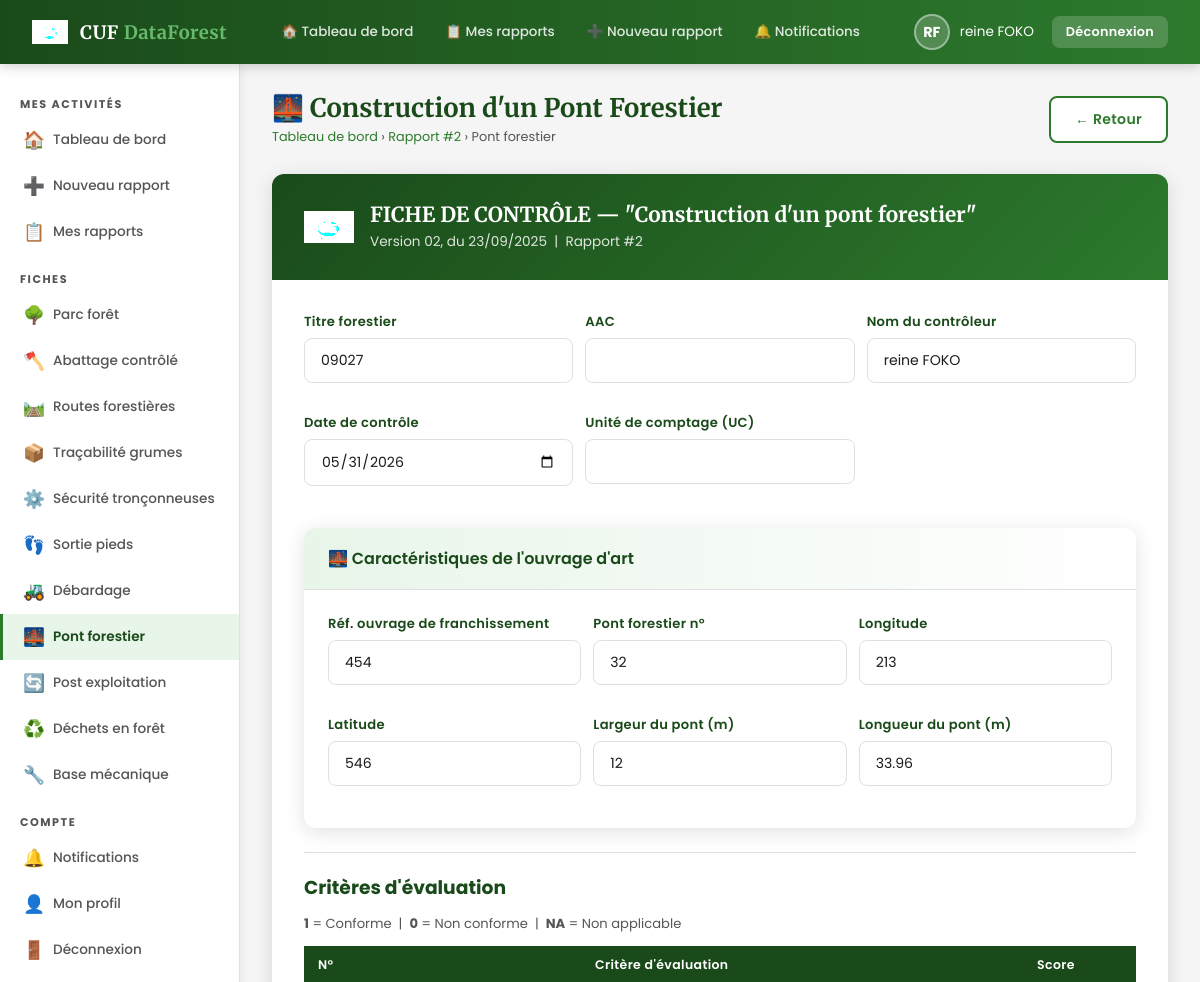
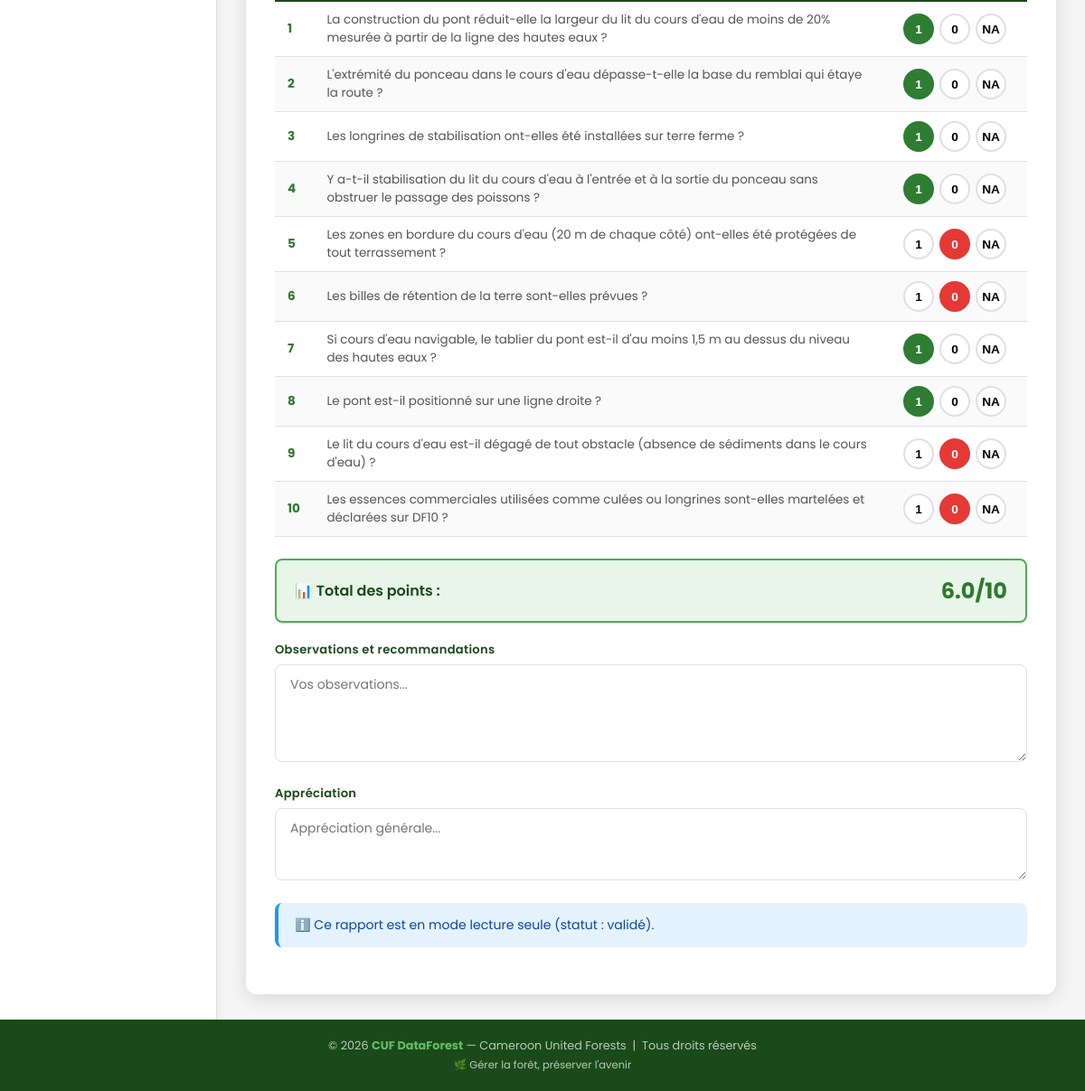
/pages/fiche_pont.php?rapport_id=2 (signed in), run on the app's committed database (2 pictures, top to bottom).
### tables this page shows
CREATE TABLE `rapports` (
  `id` int(11) NOT NULL,
  `controleur_id` int(11) NOT NULL,
  `titre` varchar(200) DEFAULT NULL,
  `titre_forestier` varchar(100) DEFAULT NULL,
  `aac` varchar(50) DEFAULT NULL,
  `date_rapport` date NOT NULL,
  `statut` enum('brouillon','soumis','validé','rejeté') DEFAULT 'brouillon',
  `avis_global` text DEFAULT NULL,
  `note_globale` decimal(5,2) DEFAULT NULL,
  `date_soumission` datetime DEFAULT NULL,
  `date_validation` datetime DEFAULT NULL,
  `admin_id` int(11) DEFAULT NULL,
  `commentaire_admin` text DEFAULT NULL,
  `pdf_path` varchar(255) DEFAULT NULL,
  `date_creation` datetime DEFAULT current_timestamp()
);

CREATE TABLE `fiche_pont_forestier` (
  `id` int(11) NOT NULL,
  `rapport_id` int(11) NOT NULL,
  `titre_forestier` varchar(100) DEFAULT NULL,
  `aac` varchar(50) DEFAULT NULL,
  `nom_controleur` varchar(100) DEFAULT NULL,
  `date_controle` date DEFAULT NULL,
  `uc` varchar(50) DEFAULT NULL,
  `ponts_json` text DEFAULT NULL,
  `observations` text DEFAULT NULL,
  `appreciation` text DEFAULT NULL,
  `c1` varchar(5) DEFAULT NULL,
  `c2` varchar(5) DEFAULT NULL,
  `c3` varchar(5) DEFAULT NULL,
  `c4` varchar(5) DEFAULT NULL,
  `c5` varchar(5) DEFAULT NULL,
  `c6` varchar(5) DEFAULT NULL,
  `c7` varchar(5) DEFAULT NULL,
  `c8` varchar(5) DEFAULT NULL,
  `c9` varchar(5) DEFAULT NULL,
  `c10` varchar(5) DEFAULT NULL,
  `total_points` decimal(5,2) DEFAULT NULL
);

### pages/fiche_pont.php (the view, shortened to what this page needs)
<?php
$db = getDB();
$rid = (int)($_GET['rapport_id'] ?? 0);
$stmt = $db->prepare("SELECT * FROM rapports WHERE id=?");
$stmt->bind_param('i', $rid);
$stmt->execute();
$rapport = $stmt->get_result()->fetch_assoc();
$existing = $db->query("SELECT * FROM fiche_pont_forestier WHERE rapport_id=$rid")->fetch_assoc();
$pont_info = [];
if ($existing && !empty($existing['ponts_json'])) {
    $pont_info = json_decode($existing['ponts_json'], true) ?? [];
}
include '../includes/header.php';
function vpt($e, $f, $def = '') { return htmlspecialchars($e[$f] ?? $def); }
function svpt($e, $f) { return $e[$f] ?? ''; }
function vpi($pi, $f, $def = '') { return htmlspecialchars($pi[$f] ?? $def); }
?>
<div class="page-header">
    <div>
        <h1 class="page-title">🌉 Construction d'un Pont Forestier</h1>
        <div class="breadcrumb">
            <a href="../dashboard_controleur.php">Tableau de bord</a> ›
            <a href="rapport_edit.php?id=<?= $rid ?>">Rapport #<?= $rid ?></a> › Pont forestier
        </div>
    </div>
    <a href="rapport_edit.php?id=<?= $rid ?>" class="btn btn-secondary">← Retour</a>
</div>
<form method="POST" class="fiche-form-container fade-in">
<div class="fiche-form-header">
    <img src="../images/logo.png" alt="CUF"/>
    <div>
        <h2>FICHE DE CONTRÔLE — "Construction d'un pont forestier"</h2>
        <p>Version 02, du 23/09/2025 &nbsp;|&nbsp; Rapport #<?= $rid ?></p>
    </div>
</div>
<div class="fiche-form-body">
    <div class="form-row-3 mb-3">
        <div class="form-group">
            <label>Titre forestier</label>
            <input type="text" name="titre_forestier" class="form-control"
                value="<?= vpt($existing, 'titre_forestier', $rapport['titre_forestier'] ?? '') ?>"/>
        </div>
        <div class="form-group">
            <label>AAC</label>
            <input type="text" name="aac" class="form-control"
                value="<?= vpt($existing, 'aac', $rapport['aac'] ?? '') ?>"/>
        </div>
        <div class="form-group">
            <label>Nom du contrôleur</label>
            <input type="text" name="nom_controleur" class="form-control"
                value="<?= vpt($existing, 'nom_controleur', $_SESSION['prenom'] . ' ' . $_SESSION['nom']) ?>"/>
        </div>
        <div class="form-group">
            <label>Date de contrôle</label>
            <input type="date" name="date_controle" class="form-control"
                value="<?= vpt($existing, 'date_controle', date('Y-m-d')) ?>"/>
        </div>
        <div class="form-group">
            <label>Unité de comptage (UC)</label>
            <input type="text" name="uc" class="form-control"
                value="<?= vpt($existing, 'uc') ?>"/>
        </div>
    </div>
    <div class="card mb-3">
        <div class="card-header">
            <span class="card-title">🌉 Caractéristiques de l'ouvrage d'art</span>
        </div>
        <div class="card-body">
            <div class="form-row-3">
                <div class="form-group">
                    <label>Réf. ouvrage de franchissement</label>
                    <input type="text" name="reference_ouvrage" class="form-control"
                        value="<?= vpi($pont_info, 'reference_ouvrage') ?>"/>
                </div>
                <div class="form-group">
                    <label>Pont forestier n°</label>
                    <input type="text" name="pont_forestier" class="form-control"
                        value="<?= vpi($pont_info, 'pont_forestier') ?>"/>
                </div>
                <div class="form-group">
                    <label>Longitude</label>
                    <input type="text" name="longitude" class="form-control"
                        value="<?= vpi($pont_info, 'longitude') ?>" placeholder="Ex: 13.456"/>
                </div>
                <div class="form-group">
                    <label>Latitude</label>
                    <input type="text" name="latitude" class="form-control"
                        value="<?= vpi($pont_info, 'latitude') ?>" placeholder="Ex: 3.789"/>
                </div>
                <div class="form-group">
                    <label>Largeur du pont (m)</label>
                    <input type="number" step="0.01" name="largeur_pont" class="form-control"
                        value="<?= vpi($pont_info, 'largeur_pont') ?>"/>
                </div>
                <div class="form-group">
                    <label>Longueur du pont (m)</label>
                    <input type="number" step="0.01" name="longueur_pont" class="form-control"
                        value="<?= vpi($pont_info, 'longueur_pont') ?>"/>
                </div>
            </div>
        </div>
    </div>
    <hr class="divider"/>
    <h3 style="color:var(--vert-fonce);margin-bottom:12px;">Critères d'évaluation</h3>
    <p style="font-size:0.82rem;color:var(--gris-texte);margin-bottom:12px;">
        <strong>1</strong> = Conforme &nbsp;|&nbsp;
        <strong>0</strong> = Non conforme &nbsp;|&nbsp;
        <strong>NA</strong> = Non applicable
    </p>
    <?php $criteres = [
        ['c1',  'La construction du pont réduit-elle la largeur du lit du cours d\'eau de moins de 20% mesurée à partir de la ligne des hautes eaux ?'],
        ['c2',  'L\'extrémité du ponceau dans le cours d\'eau dépasse-t-elle la base du remblai qui étaye la route ?'],
        ['c3',  'Les longrines de stabilisation ont-elles été installées sur terre ferme ?'],
        ['c4',  'Y a-t-il stabilisation du lit du cours d\'eau à l\'entrée et à la sortie du ponceau sans obstruer le passage des poissons ?'],
        ['c5',  'Les zones en bordure du cours d\'eau (20 m de chaque côté) ont-elles été protégées de tout terrassement ?'],
        ['c6',  'Les billes de rétention de la terre sont-elles prévues ?'],
        ['c7',  'Si cours d\'eau navigable, le tablier du pont est-il d\'au moins 1,5 m au dessus du niveau des hautes eaux ?'],
        ['c8',  'Le pont est-il positionné sur une ligne droite ?'],
        ['c9',  'Le lit du cours d\'eau est-il dégagé de tout obstacle (absence de sédiments dans le cours d\'eau) ?'],
        ['c10', 'Les essences commerciales utilisées comme culées ou longrines sont-elles martelées et déclarées sur DF10 ?'],
    ]; ?>
    <table class="criteres-table">
        <thead>
            <tr>
                <th style="width:40px;">N°</th>
                <th>Critère d'évaluation</th>
                <th style="width:160px;text-align:center;">Score</th>
            </tr>
        </thead>
        <tbody>
        <?php foreach ($criteres as $i => [$key, $texte]): ?>
        <tr data-pts="1">
            <td class="critere-num"><?= $i + 1 ?></td>
            <td style="font-size:0.84rem;"><?= $texte ?></td>
            <td>
                <div class="critere-score">
                    <button type="button" class="score-btn <?= svpt($existing, $key) === '1'  ? 'selected-1'  : '' ?>" data-val="1">1</button>
                    <button type="button" class="score-btn <?= svpt($existing, $key) === '0'  ? 'selected-0'  : '' ?>" data-val="0">0</button>
                    <button type="button" class="score-btn <?= svpt($existing, $key) === 'NA' ? 'selected-na' : '' ?>" data-val="NA">NA</button>
                </div>
            </td>
        </tr>
        <?php endforeach; ?>
        </tbody>
    </table>
    <div class="total-bar">
        <span class="total-label">📊 Total des points :</span>
        <span class="total-value" id="total-display"><?= vpt($existing, 'total_points', '0') ?>/10</span>
    </div>
    <div class="form-group mt-2">
        <label>Observations et recommandations</label>
        <textarea name="observations" class="form-control" rows="4"
            placeholder="Vos observations..."><?= vpt($existing, 'observations') ?></textarea>
    </div>
    <div class="form-group">
        <label>Appréciation</label>
        <textarea name="appreciation" class="form-control" rows="2"
            placeholder="Appréciation générale..."><?= vpt($existing, 'appreciation') ?></textarea>
    </div>
    <?php if ($rapport['statut'] === 'brouillon'): ?>
    <div style="display:flex;gap:12px;flex-wrap:wrap;">
        <button type="submit" class="btn btn-primary btn-lg">💾 Enregistrer la fiche</button>
        <a href="rapport_edit.php?id=<?= $rid ?>" class="btn btn-secondary btn-lg">← Retour au rapport</a>
    </div>
    <?php else: ?>
    <div class="alert alert-info">ℹ️ Ce rapport est en mode lecture seule (statut : <?= $rapport['statut'] ?>).</div>
    <?php endif; ?>
</div>
</form>
<?php include '../includes/footer.php'; ?>

### data on the page
rapports: titre_forestier "09027", statut "validé"
fiche_pont_forestier: nom_controleur "reine FOKO", date_controle "05/31/2026", reference_ouvrage "454", pont_forestier "32", longitude "213", latitude "546", largeur_pont "12", longueur_pont "33.96"

### other printed values
$initiales "RF"
$rid "2"
$texte "La construction du pont réduit-elle la largeur du lit du cours d'eau de moins de 20% mesurée à partir de la ligne des hautes eaux ?"
$texte "L'extrémité du ponceau dans le cours d'eau dépasse-t-elle la base du remblai qui étaye la route ?"
$texte "Les longrines de stabilisation ont-elles été installées sur terre ferme ?"
$texte "Y a-t-il stabilisation du lit du cours d'eau à l'entrée et à la sortie du ponceau sans obstruer le passage des poissons ?"
$texte "Les zones en bordure du cours d'eau (20 m de chaque côté) ont-elles été protégées de tout terrassement ?"
$texte "Les billes de rétention de la terre sont-elles prévues ?"
$texte "Si cours d'eau navigable, le tablier du pont est-il d'au moins 1,5 m au dessus du niveau des hautes eaux ?"
$texte "Le pont est-il positionné sur une ligne droite ?"
$texte "Le lit du cours d'eau est-il dégagé de tout obstacle (absence de sédiments dans le cours d'eau) ?"
$texte "Les essences commerciales utilisées comme culées ou longrines sont-elles martelées et déclarées sur DF10 ?"
